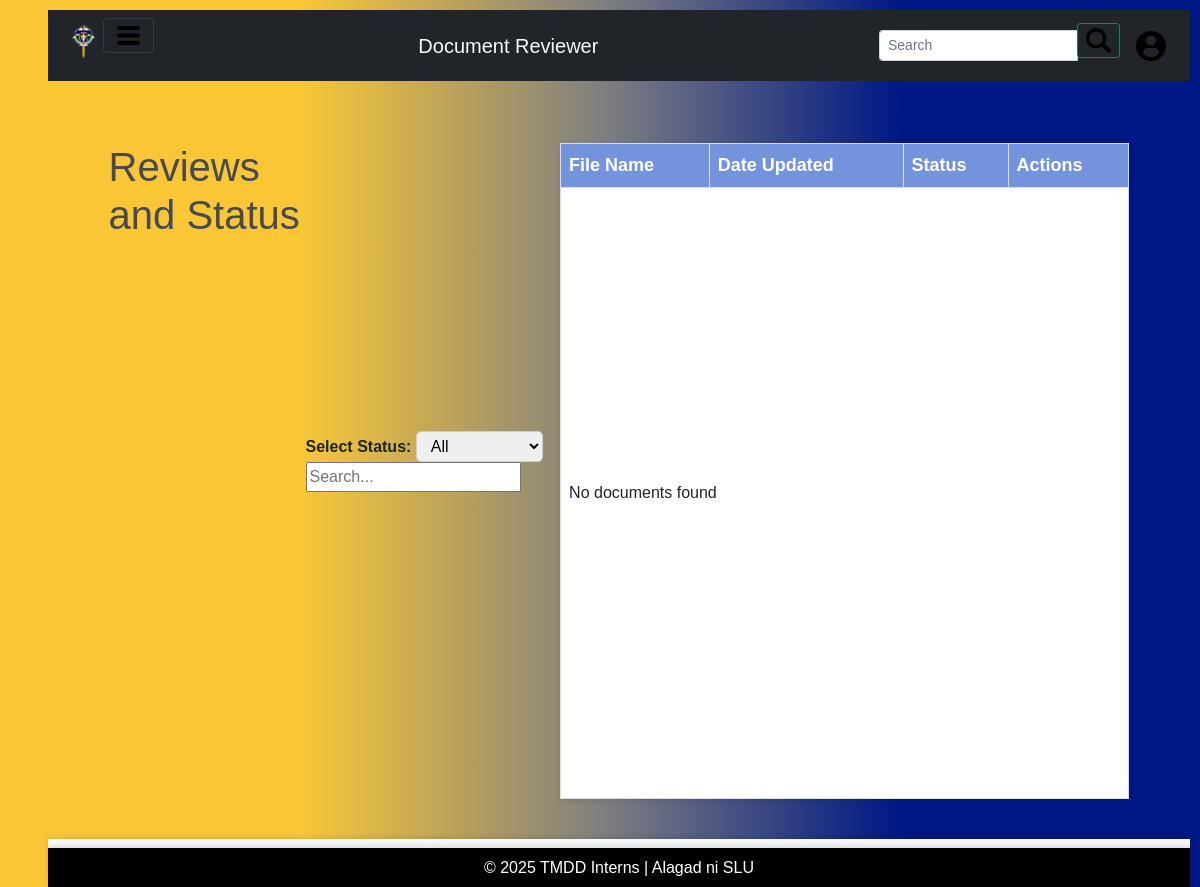
The page /assets/users_php/reviewer/rev_status.php on the database as committed earlier.
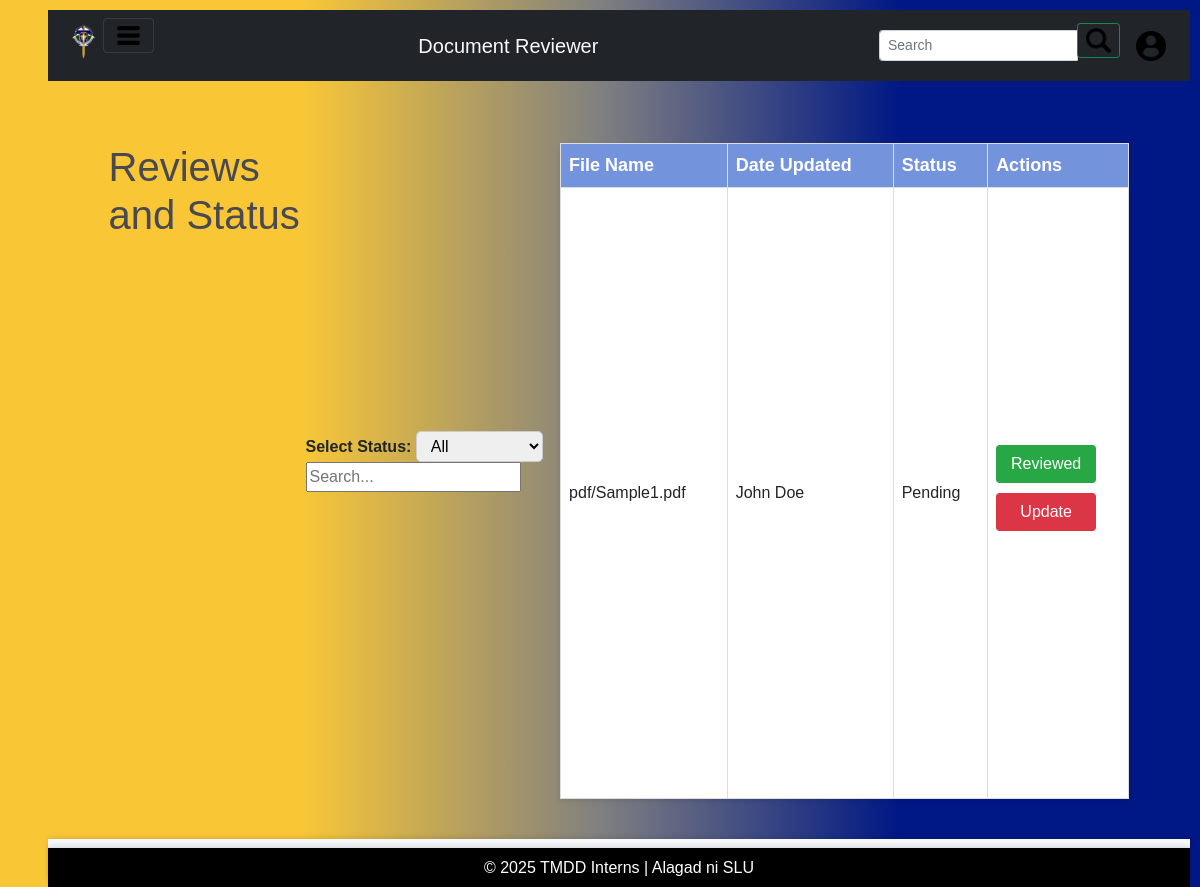
The same page on the database as committed later.
### tables this page shows
CREATE TABLE IF NOT EXISTS `documents` (
  `doc_id` int NOT NULL AUTO_INCREMENT,
  `uploader_id` int NOT NULL,
  `file_path` varchar(250) NOT NULL,
  `review_status` tinyint(1) NOT NULL DEFAULT '0',
  PRIMARY KEY (`doc_id`),
  KEY `uploader_id` (`uploader_id`)
);

CREATE TABLE IF NOT EXISTS `users` (
  `user_id` int NOT NULL AUTO_INCREMENT,
  `email` varchar(250) NOT NULL,
  `password` varchar(25) NOT NULL,
  `first_name` varchar(250) NOT NULL,
  `last_name` varchar(250) NOT NULL,
  `account_type` set('reviewer','uploader','admin') NOT NULL,
  `online_status` tinyint(1) NOT NULL DEFAULT '0',
  `forgot_pass` tinyint(1) NOT NULL DEFAULT '0',
  PRIMARY KEY (`user_id`),
  UNIQUE KEY `email` (`email`)
);

### public/assets/users_php/reviewer/rev_status.php (the view, shortened to what this page needs)
<?php
$host = '127.0.0.1';
$username = 'root';
$password = '';
$database = 'document_reviewing_system';
$conn = new mysqli($host, $username, $password, $database);
$statusFilter = isset($_GET['status']) ? htmlspecialchars($_GET['status']) : 'all';
$searchQuery = isset($_GET['search']) ? htmlspecialchars($_GET['search']) : '';
$sql = "SELECT d.doc_id, d.file_path, d.review_status, d.uploader_id,
        u.first_name, u.last_name
        FROM documents d
        JOIN users u ON d.uploader_id = u.user_id";
$result = $conn->query($sql);
?>
<!DOCTYPE html>
<html>
<head>
   <link href="https://cdn.jsdelivr.net/npm/bootstrap@5.3.2/dist/css/bootstrap.min.css" rel="stylesheet" />
   <link href="https://cdnjs.cloudflare.com/ajax/libs/font-awesome/5.15.3/css/all.min.css" rel="stylesheet" />
   <link href="../../styles/admin.css" rel="stylesheet">
   <link rel="stylesheet" href="public/assets/styles/status.css">
</head>
<body>
   <header>
      <?php include "./rev_header.php" ?>
   </header>
   <div class="d-flex">
      <div class="flex-grow-1">
         <div class="content">
         <main>
        <div class="container">
            <h1>Reviews and Status</h1>
            <div class="filter-section">
                <form method="GET" action="" id="filterForm">
                    <label for="status-filter">Select Status:</label>
                    <select id="status-filter" name="status" onchange="document.getElementById('filterForm').submit();">
                        <option value="all" <?= $statusFilter === 'all' ? 'selected' : '' ?>>All</option>
                    </select>
                    <input
                        type="text"
                        id="status-search"
                        name="search"
                        placeholder="Search..."
                        value="<?= htmlspecialchars($searchQuery) ?>"
                        onkeypress="if(event.key === 'Enter') document.getElementById('filterForm').submit();">
                </form>
            </div>
            <table class="status-table">
                <thead>
                    <tr>
                        <th>File Name</th>
                        <th>Date Updated</th>
                        <th>Status</th>
                        <th>Actions</th>
                    </tr>
                </thead>
                <tbody>
                    <?php
                    if ($result->num_rows > 0) {
                        while ($row = $result->fetch_assoc()) {
                            $status = $row['review_status'] ? "Reviewed" : "Pending";
                            echo "<tr>
                                <td>{$row['file_path']}</td>
                                <td>{$row['first_name']} {$row['last_name']}</td>
                                <td>{$status}</td>
                                <td>
                      <div class='actions'>
                        <form method='POST' action=''>
                            <input type='hidden' name='reviewed_id' value='{$row['doc_id']}'>
                            <button type='submit' class='btn green'>Reviewed</button>
                        </form>
                                        <button class='btn red'>Update</button>
                                    </div>
                                </td>
                            </tr>";
                        }
                    } else {
                        echo "<tr>
                            <td colspan='4'>No documents found</td>
                        </tr>";
                    }
                    ?>
                </tbody>
            </table>
        </div>
    </main>
            </div>
         </div>
      </div>
   <footer class="bottom">
        <?php include "../general/footer.php"?>
    </footer>
</body>
</html>

### public/assets/users_php/reviewer/rev_header.php (shortened to what this page needs)
<!DOCTYPE html>
<html lang="en">
<head>
    <link href="https://cdn.jsdelivr.net/npm/bootstrap@5.1.3/dist/css/bootstrap.min.css" rel="stylesheet">
    <link href="../../styles/header_footer.css" rel="stylesheet">
</head>
<body>
    <header>
        <link rel="stylesheet" href="../styles/index.css">
        <nav class="navbar w-100 justify-content-between py-2 navbar-dark bg-dark">
            <div class="container-fluid">
                <div class="d-flex align-items-center">
                    <img src="../../img/SLU Logo.png" class="mb-2" style="height: 35px;">
                    <button class="navbar-toggler ms-2" type="button" data-bs-toggle="offcanvas" data-bs-target="#adminSidebar" aria-controls="adminSidebar">
                        <img src="../../img/icons/menus.png" alt="Menu" style="height: 25px;">
                    </button>
                </div>
                <a class="navbar-brand text-light">Document Reviewer</a>
                <form class="form">
                    <div class="row">
                        <div class="col">
                            <div class="input-group d-flex align-items-center">
                                <input class="form-control form-control-sm" type="search" placeholder="Search" aria-label="Search">
                                <div class="input-group-append">
                                    <button class="btn btn-outline-success btn-sm" type="submit">
                                        <img src="../../img/icons/magnifying-glass.png" alt="Search" style="height:25px">
                                    </button>
                                </div>
                                <div class="user_util position-relative ms-3 d-flex align-items-center">
                                    <img src="../../img/icons/profile-user.png" style="height: 30px; cursor: pointer;"
                                        data-bs-toggle="modal" data-bs-target="#userModal">
                                </div>
                            </div>
                        </div>
                    </div>
                </form>
            </div>
        </nav>
    </header>
            <?php include './rev_sidebar.php'; ?>
</body>
</html>

### public/assets/users_php/reviewer/rev_sidebar.php (shortened to what this page needs)
<link href="../../styles/sidebar.css" rel="stylesheet">

### public/assets/users_php/general/footer.php (shortened to what this page needs)
<!DOCTYPE html>
<html lang="en">
<head>
  <link rel="stylesheet" href="../../styles/header_footer.css">
</head>
<body>
<footer class="bg-black text-white">
    <div class="text-center justify-content-center border-top pt-2 mt-2">
      <p class="mb-0">&copy; 2025 TMDD Interns | Alagad ni SLU </p>
</div>
</footer>
</body>
</html>

### public/assets/styles/admin.css (style rules this page uses)
html, body { height: 100%; margin: 0; }
body { display: flex; flex-direction: column; min-height: 100vh; position: relative; font-family: 'Arial', sans-serif; background: linear-gradient(to right, #f8f9fa, #e0f7fa); }
.content { flex: 1 0 auto; padding: 20px; padding-bottom: 20px; }

### public/assets/styles/status.css (style rules this page uses)
body { font-family: Arial, sans-serif; margin: 0; padding: 0; background-color: #f4f4f4; color: #333; }
.container { max-width: 90%; margin: 0 auto; padding: 20px; }
h1 { margin-bottom: 20px; color: #494952; }
.filter-section { margin-bottom: 20px; display: flex; align-items: center; gap: 10px; }
.filter-section label { font-size: 16px; font-weight: bold; }
.filter-section select { padding: 5px 10px; font-size: 16px; border: 1px solid #ccc; border-radius: 5px; }
.status-table { width: 100%; border-collapse: collapse; background-color: white; box-shadow: 0 2px 5px rgba(0, 0, 0, 0.1); }
.status-table thead { background-color: #7493DD; color: white; }
.status-table th, .status-table td { padding: 8px; text-align: left; border: 1px solid #ddd; font-size: 16px; }
.status-table th { font-size: 18px; }
.btn { padding: 5px 15px; font-size: 14px; font-weight: bold; border: none; border-radius: 5px; cursor: pointer; display: block; margin-bottom: 10px; max-width: 100px; width: 100%; }
.btn.green { background-color: #28a745; color: white; }
.btn.red { background-color: #dc3545; color: white; }

### public/assets/styles/header_footer.css (style rules this page uses)
footer { font-size: 2vh; width: 100%; background-color: #f8f9fa; height: 5vh; margin-top: auto; box-shadow: 0 -2px 5px rgba(0,0,0,0.1); }

### public/assets/styles/index.css (style rules this page uses)
body { margin: 0; font-family: Arial, sans-serif; background: linear-gradient(to right, #f9c736 25%, grey 50%, #001885 75%); padding: 10px; padding-left: 6vh; box-sizing: border-box; }
body::before { content: ''; position: fixed; top: 0; left: 0; width: 100%; height: 100%; background-image: url("../img/misc/Slu Bakakeng.jpeg"); background-size: cover; background-position: center; background-attachment: fixed; opacity: 0.2; z-index: -1; }
.container { display: flex; height: 87vh; margin-top: 2%; width: 97%; background-color: transparent; }
button { width: 100%; padding: 12px; background-color: #33386D; color: white; border: none; border-radius: 8px; font-size: 15px; font-weight: 500; cursor: pointer; transition: all 0.2s ease; margin-bottom: 20px; }

Rows that differ between the two databases and show on the page:
added documents: file_path "pdf/Sample1.pdf", uploader.first_name "John", uploader.last_name "Doe", review_status "Pending"
Other text that changed with them:
text no longer shown: "No documents found"
